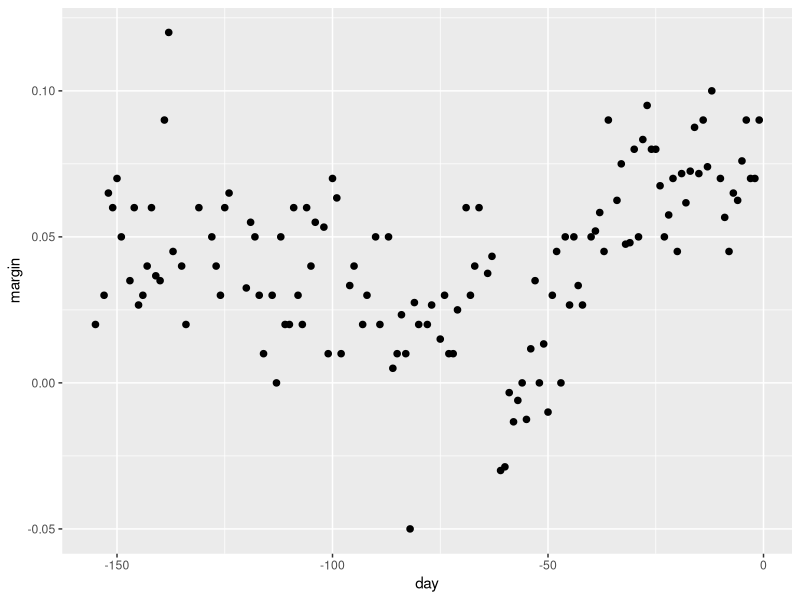
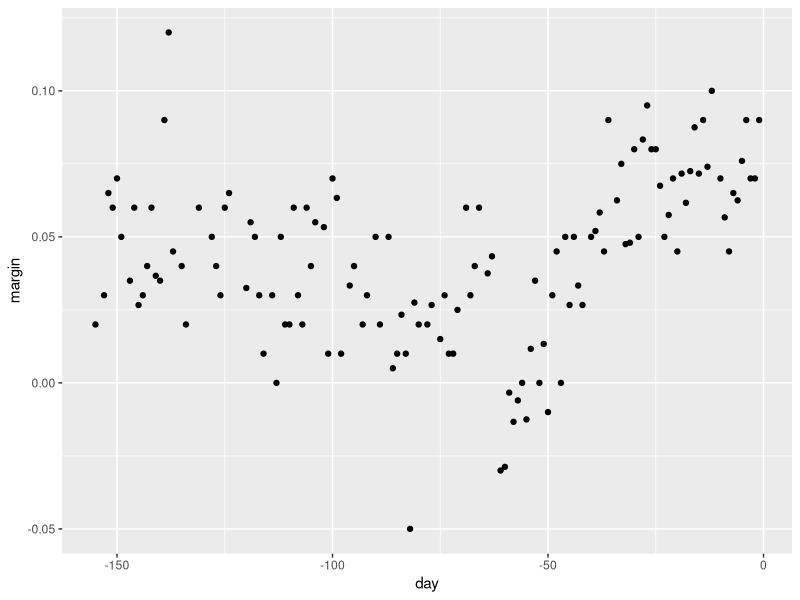
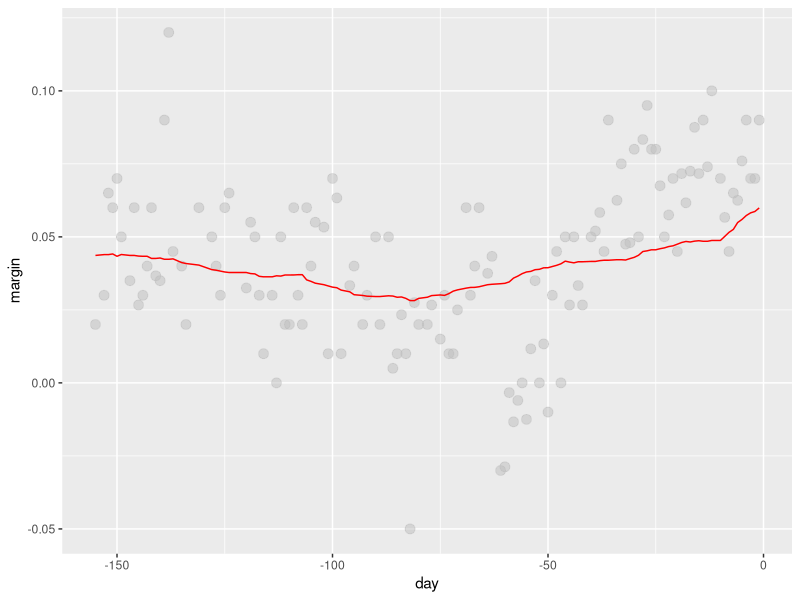

Source code (R) for these figures, in order:


library(tidyverse)
library(dslabs)

data("polls_2008")


polls_2008 %>% ggplot( aes(x = day, y = margin)) + geom_point(size = 1.9)
qplot(day,margin, data = polls_2008)


# create smooth
span <- 100
fit <- with(polls_2008, ksmooth(day,margin, kernel = "box", bandwidth = span ))


polls_2008 %>% mutate(smooth = fit$y) %>% 
  ggplot( aes(day, margin)) +
  geom_point( size = 3, alpha = 0.5, color = "gray") + geom_line( aes(day, smooth), color = "red")
